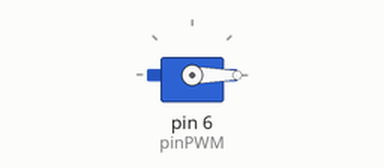
The sketch below on a simulated Arduino Uno, built with avr-gcc and run on an emulated ATmega328P. On the bench: servo.

Above: at 0.05 s.
At 2.0 s:
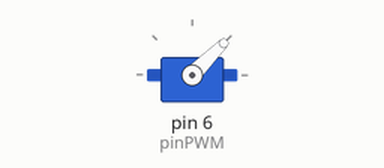
At 3.0 s:
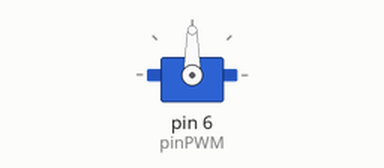
At 4.0 s:
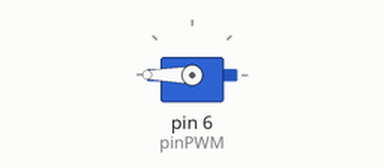
Timing chart, 0 to 5.2 s (numbered marks = the images above):
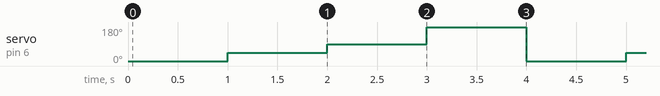

Measured:
- by itself, servo on pin 6 (pinPWM): repeats every 4.0 s: 90° 1.0 s, 180° 1.0 s, 0° 1.0 s, 45° 1.0 s

The sketch:

servo.ino.ino
```cpp
#include <Servo.h> // memanggil library servo ke dalam program
Servo menggerakanServo;     // dekralasi Servo dengan nama menggerakanServo

int const pinPWM = 6; // deklarasi konstan

// void setup : untuk meletakan kode setup yang akan dibaca satu kali
void setup(){

  Serial.begin(9600); // kecepatan pengiriman dan penerimaan data melalui port serial
  menggerakanServo.attach(pinPWM); //Servo dikonekkan dengan pinPWM ( 6 )
  }

// void loop : untuk meletakan kode utama yang akan dibaca berulang - ulang
void loop(){

  menggerakanServo.write(0); // menggerakan servo pada sudut 0 derajat
  delay(1000);               // waktu bergerak adalah 1 detik

  menggerakanServo.write(45); // menggerakan servo pada sudut 45 derajat
  delay (1000);               // waktu bergerak adalah 1 detik

  menggerakanServo.write(90); // menggerakan servo pada sudut 90 derajat
  delay (1000);               // waktu bergerak adalah 1 detik

  menggerakanServo.write(180); // menggerakan servo pada sudut 180 derajat
  delay (1000);                // waktu bergerak adalah 1 detik
  }
```
